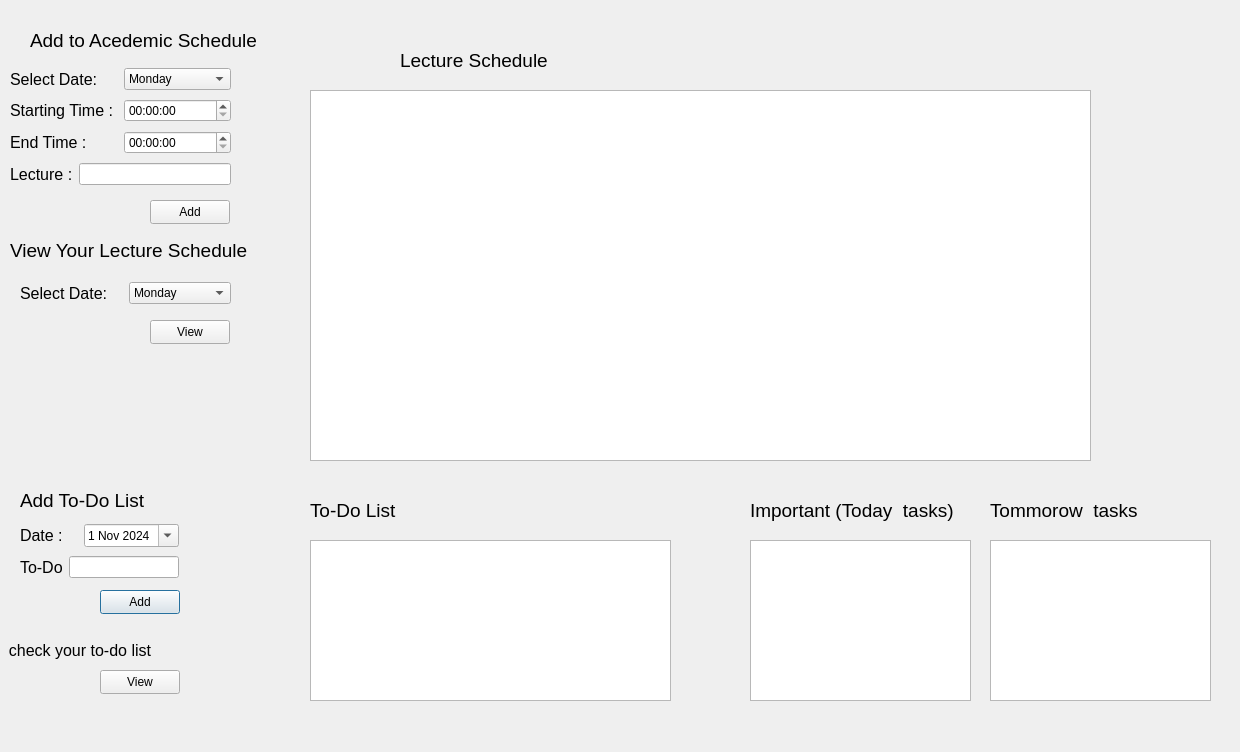
<?xml version="1.0" encoding="UTF-8"?>
<ui version="4.0">
 <class>Schedule</class>
 <widget class="QDialog" name="Schedule">
  <property name="geometry">
   <rect>
    <x>0</x>
    <y>0</y>
    <width>1240</width>
    <height>752</height>
   </rect>
  </property>
  <property name="windowTitle">
   <string>Dialog</string>
  </property>
  <widget class="QLabel" name="label">
   <property name="geometry">
    <rect>
     <x>30</x>
     <y>20</y>
     <width>251</width>
     <height>41</height>
    </rect>
   </property>
   <property name="font">
    <font>
     <pointsize>14</pointsize>
    </font>
   </property>
   <property name="text">
    <string>Add to Acedemic Schedule</string>
   </property>
  </widget>
  <widget class="QTableView" name="tableView">
   <property name="geometry">
    <rect>
     <x>310</x>
     <y>540</y>
     <width>361</width>
     <height>161</height>
    </rect>
   </property>
  </widget>
  <widget class="QLabel" name="label_6">
   <property name="geometry">
    <rect>
     <x>310</x>
     <y>490</y>
     <width>91</width>
     <height>41</height>
    </rect>
   </property>
   <property name="font">
    <font>
     <pointsize>14</pointsize>
    </font>
   </property>
   <property name="text">
    <string>To-Do List</string>
   </property>
  </widget>
  <widget class="QPushButton" name="todobtn">
   <property name="geometry">
    <rect>
     <x>100</x>
     <y>590</y>
     <width>80</width>
     <height>24</height>
    </rect>
   </property>
   <property name="text">
    <string>Add</string>
   </property>
  </widget>
  <widget class="QPushButton" name="viewtodo">
   <property name="geometry">
    <rect>
     <x>100</x>
     <y>670</y>
     <width>80</width>
     <height>24</height>
    </rect>
   </property>
   <property name="text">
    <string>View</string>
   </property>
  </widget>
  <widget class="QLabel" name="label_8">
   <property name="geometry">
    <rect>
     <x>0</x>
     <y>640</y>
     <width>171</width>
     <height>20</height>
    </rect>
   </property>
   <property name="font">
    <font>
     <pointsize>12</pointsize>
    </font>
   </property>
   <property name="text">
    <string>  check your to-do list</string>
   </property>
  </widget>
  <widget class="QTableView" name="ttview">
   <property name="geometry">
    <rect>
     <x>310</x>
     <y>90</y>
     <width>781</width>
     <height>371</height>
    </rect>
   </property>
  </widget>
  <widget class="QPushButton" name="timetableadd">
   <property name="geometry">
    <rect>
     <x>150</x>
     <y>200</y>
     <width>80</width>
     <height>24</height>
    </rect>
   </property>
   <property name="text">
    <string>Add</string>
   </property>
  </widget>
  <widget class="QLabel" name="label_9">
   <property name="geometry">
    <rect>
     <x>400</x>
     <y>40</y>
     <width>171</width>
     <height>41</height>
    </rect>
   </property>
   <property name="font">
    <font>
     <pointsize>14</pointsize>
    </font>
   </property>
   <property name="text">
    <string>Lecture Schedule</string>
   </property>
  </widget>
  <widget class="QPushButton" name="viewbyday">
   <property name="geometry">
    <rect>
     <x>150</x>
     <y>320</y>
     <width>80</width>
     <height>24</height>
    </rect>
   </property>
   <property name="text">
    <string>View</string>
   </property>
  </widget>
  <widget class="QLabel" name="label_11">
   <property name="geometry">
    <rect>
     <x>10</x>
     <y>230</y>
     <width>261</width>
     <height>41</height>
    </rect>
   </property>
   <property name="font">
    <font>
     <pointsize>14</pointsize>
    </font>
   </property>
   <property name="text">
    <string>View Your Lecture Schedule</string>
   </property>
  </widget>
  <widget class="QLabel" name="label_14">
   <property name="geometry">
    <rect>
     <x>20</x>
     <y>490</y>
     <width>151</width>
     <height>21</height>
    </rect>
   </property>
   <property name="font">
    <font>
     <pointsize>14</pointsize>
    </font>
   </property>
   <property name="text">
    <string>Add To-Do List</string>
   </property>
  </widget>
  <widget class="QWidget" name="layoutWidget">
   <property name="geometry">
    <rect>
     <x>10</x>
     <y>65</y>
     <width>221</width>
     <height>126</height>
    </rect>
   </property>
   <layout class="QVBoxLayout" name="verticalLayout">
    <item>
     <layout class="QHBoxLayout" name="horizontalLayout">
      <item>
       <widget class="QLabel" name="label_10">
        <property name="font">
         <font>
          <pointsize>12</pointsize>
         </font>
        </property>
        <property name="text">
         <string>Select Date:</string>
        </property>
       </widget>
      </item>
      <item>
       <widget class="QComboBox" name="datesbox">
        <item>
         <property name="text">
          <string>Monday</string>
         </property>
        </item>
        <item>
         <property name="text">
          <string>Tuesday</string>
         </property>
        </item>
        <item>
         <property name="text">
          <string>Wednesday</string>
         </property>
        </item>
        <item>
         <property name="text">
          <string>Thursday</string>
         </property>
        </item>
        <item>
         <property name="text">
          <string>Friday</string>
         </property>
        </item>
        <item>
         <property name="text">
          <string>Saturday</string>
         </property>
        </item>
        <item>
         <property name="text">
          <string>Sunday</string>
         </property>
        </item>
       </widget>
      </item>
     </layout>
    </item>
    <item>
     <layout class="QHBoxLayout" name="horizontalLayout_2">
      <item>
       <widget class="QLabel" name="label_4">
        <property name="font">
         <font>
          <pointsize>12</pointsize>
         </font>
        </property>
        <property name="text">
         <string>Starting Time :</string>
        </property>
       </widget>
      </item>
      <item>
       <widget class="QTimeEdit" name="starttime">
        <property name="calendarPopup">
         <bool>true</bool>
        </property>
       </widget>
      </item>
     </layout>
    </item>
    <item>
     <layout class="QHBoxLayout" name="horizontalLayout_3">
      <item>
       <widget class="QLabel" name="label_5">
        <property name="font">
         <font>
          <pointsize>12</pointsize>
         </font>
        </property>
        <property name="text">
         <string>End Time :</string>
        </property>
       </widget>
      </item>
      <item>
       <widget class="QTimeEdit" name="endtime">
        <property name="calendarPopup">
         <bool>true</bool>
        </property>
       </widget>
      </item>
     </layout>
    </item>
    <item>
     <layout class="QHBoxLayout" name="horizontalLayout_4">
      <item>
       <widget class="QLabel" name="label_2">
        <property name="font">
         <font>
          <pointsize>12</pointsize>
         </font>
        </property>
        <property name="text">
         <string>Lecture :</string>
        </property>
       </widget>
      </item>
      <item>
       <widget class="QLineEdit" name="descline"/>
      </item>
     </layout>
    </item>
   </layout>
  </widget>
  <widget class="QWidget" name="layoutWidget">
   <property name="geometry">
    <rect>
     <x>20</x>
     <y>280</y>
     <width>211</width>
     <height>26</height>
    </rect>
   </property>
   <layout class="QHBoxLayout" name="horizontalLayout_5">
    <item>
     <widget class="QLabel" name="label_12">
      <property name="font">
       <font>
        <pointsize>12</pointsize>
       </font>
      </property>
      <property name="text">
       <string>Select Date:</string>
      </property>
     </widget>
    </item>
    <item>
     <widget class="QComboBox" name="viewdaybox">
      <item>
       <property name="text">
        <string>Monday</string>
       </property>
      </item>
      <item>
       <property name="text">
        <string>Tuesday</string>
       </property>
      </item>
      <item>
       <property name="text">
        <string>Wednesday</string>
       </property>
      </item>
      <item>
       <property name="text">
        <string>Thursday</string>
       </property>
      </item>
      <item>
       <property name="text">
        <string>Friday</string>
       </property>
      </item>
      <item>
       <property name="text">
        <string>week</string>
       </property>
      </item>
     </widget>
    </item>
   </layout>
  </widget>
  <widget class="QWidget" name="layoutWidget">
   <property name="geometry">
    <rect>
     <x>20</x>
     <y>521</y>
     <width>159</width>
     <height>61</height>
    </rect>
   </property>
   <layout class="QVBoxLayout" name="verticalLayout_2">
    <item>
     <layout class="QHBoxLayout" name="horizontalLayout_7">
      <item>
       <widget class="QLabel" name="label_3">
        <property name="font">
         <font>
          <pointsize>12</pointsize>
         </font>
        </property>
        <property name="text">
         <string>Date :</string>
        </property>
       </widget>
      </item>
      <item>
       <widget class="QDateEdit" name="tododate">
        <property name="calendarPopup">
         <bool>true</bool>
        </property>
        <property name="date">
         <date>
          <year>2024</year>
          <month>11</month>
          <day>1</day>
         </date>
        </property>
       </widget>
      </item>
     </layout>
    </item>
    <item>
     <layout class="QHBoxLayout" name="horizontalLayout_6">
      <item>
       <widget class="QLabel" name="label_13">
        <property name="font">
         <font>
          <pointsize>12</pointsize>
         </font>
        </property>
        <property name="text">
         <string>To-Do</string>
        </property>
       </widget>
      </item>
      <item>
       <widget class="QLineEdit" name="todoline"/>
      </item>
     </layout>
    </item>
   </layout>
  </widget>
  <widget class="QLabel" name="label_7">
   <property name="geometry">
    <rect>
     <x>750</x>
     <y>490</y>
     <width>231</width>
     <height>41</height>
    </rect>
   </property>
   <property name="font">
    <font>
     <pointsize>14</pointsize>
    </font>
   </property>
   <property name="text">
    <string>Important (Today  tasks)</string>
   </property>
  </widget>
  <widget class="QTableView" name="imptable">
   <property name="geometry">
    <rect>
     <x>750</x>
     <y>540</y>
     <width>221</width>
     <height>161</height>
    </rect>
   </property>
  </widget>
  <widget class="QTableView" name="tmrtble">
   <property name="geometry">
    <rect>
     <x>990</x>
     <y>540</y>
     <width>221</width>
     <height>161</height>
    </rect>
   </property>
  </widget>
  <widget class="QLabel" name="label_15">
   <property name="geometry">
    <rect>
     <x>990</x>
     <y>490</y>
     <width>231</width>
     <height>41</height>
    </rect>
   </property>
   <property name="font">
    <font>
     <pointsize>14</pointsize>
    </font>
   </property>
   <property name="text">
    <string>Tommorow  tasks</string>
   </property>
  </widget>
 </widget>
 <resources/>
 <connections/>
</ui>
